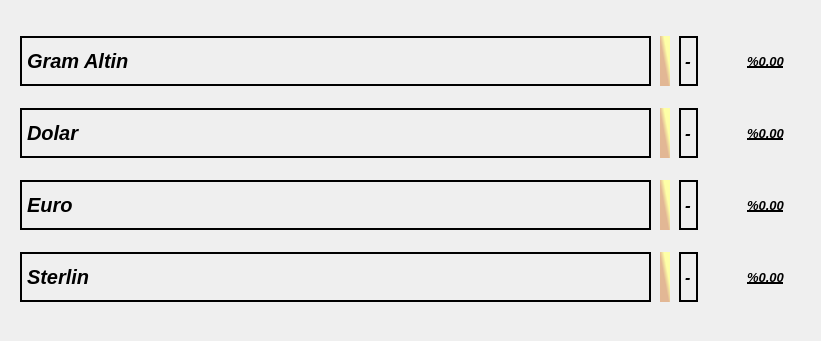
   <widget class="QWidget" name="GirisDegerler" native="true">
    <property name="geometry">
     <rect>
      <x>10</x>
      <y>460</y>
      <width>821</width>
      <height>341</height>
     </rect>
    </property>
    <property name="cursor">
     <cursorShape>CrossCursor</cursorShape>
    </property>
    <property name="styleSheet">
     <string notr="true">#GirisDegerler{
background-color: qlineargradient(spread:pad, x1:0.119, y1:0.504591, x2:1, y2:0, stop:0.25997 rgba(74, 209, 109, 255), stop:0.691285 rgba(44, 175, 250, 255));
border-radius: 35px
}</string>
    </property>
    <layout class="QGridLayout" name="gridLayout" rowstretch="0,0,0,0" columnstretch="5,0,0,0,0,0">
     <property name="sizeConstraint">
      <enum>QLayout::SetDefaultConstraint</enum>
     </property>
     <property name="leftMargin">
      <number>20</number>
     </property>
     <property name="topMargin">
      <number>20</number>
     </property>
     <property name="rightMargin">
      <number>20</number>
     </property>
     <property name="bottomMargin">
      <number>20</number>
     </property>
     <property name="horizontalSpacing">
      <number>9</number>
     </property>
     <item row="3" column="1">
      <widget class="QLabel" name="IconSterlin">
       <property name="maximumSize">
        <size>
         <width>50</width>
         <height>50</height>
        </size>
       </property>
       <property name="font">
        <font>
         <pointsize>12</pointsize>
         <weight>75</weight>
         <italic>true</italic>
         <bold>true</bold>
        </font>
       </property>
       <property name="styleSheet">
        <string notr="true">background-color: qlineargradient(spread:pad, x1:0.332, y1:0.732955, x2:0.770896, y2:0.33, stop:0.353234 rgba(226, 183, 149, 255), stop:0.915423 rgba(254, 255, 167, 255));
border-radius: 25px
</string>
       </property>
       <property name="frameShape">
        <enum>QFrame::NoFrame</enum>
       </property>
       <property name="frameShadow">
        <enum>QFrame::Plain</enum>
       </property>
       <property name="text">
        <string/>
       </property>
       <property name="pixmap">
        <pixmap resource="icons/icons.qrc">:/icons/Sterling.png</pixmap>
       </property>
       <property name="scaledContents">
        <bool>true</bool>
       </property>
      </widget>
     </item>
     <item row="2" column="2">
      <widget class="QLabel" name="label_Euro">
       <property name="font">
        <font>
         <pointsize>13</pointsize>
         <weight>75</weight>
         <italic>true</italic>
         <bold>true</bold>
        </font>
       </property>
       <property name="frameShape">
        <enum>QFrame::WinPanel</enum>
       </property>
       <property name="frameShadow">
        <enum>QFrame::Plain</enum>
       </property>
       <property name="text">
        <string>-</string>
       </property>
      </widget>
     </item>
     <item row="3" column="4">
      <widget class="QLabel" name="Sterlin_Degisim">
       <property name="font">
        <font>
         <pointsize>10</pointsize>
         <weight>75</weight>
         <italic>true</italic>
         <bold>true</bold>
         <underline>true</underline>
         <strikeout>false</strikeout>
        </font>
       </property>
       <property name="text">
        <string>%0.00</string>
       </property>
      </widget>
     </item>
     <item row="1" column="3">
      <spacer name="horizontalSpacer_2">
       <property name="orientation">
        <enum>Qt::Horizontal</enum>
       </property>
       <property name="sizeHint" stdset="0">
        <size>
         <width>40</width>
         <height>20</height>
        </size>
       </property>
      </spacer>
     </item>
     <item row="0" column="1">
      <widget class="QLabel" name="IconGramAltin">
       <property name="maximumSize">
        <size>
         <width>50</width>
         <height>50</height>
        </size>
       </property>
       <property name="sizeIncrement">
        <size>
         <width>0</width>
         <height>0</height>
        </size>
       </property>
       <property name="font">
        <font>
         <pointsize>12</pointsize>
         <weight>75</weight>
         <italic>true</italic>
         <bold>true</bold>
        </font>
       </property>
       <property name="styleSheet">
        <string notr="true">#IconGramAltin{
background-color: qlineargradient(spread:pad, x1:0.332, y1:0.732955, x2:0.770896, y2:0.33, stop:0.353234 rgba(226, 183, 149, 255), stop:0.915423 rgba(254, 255, 167, 255));
border-radius: 25px
}</string>
       </property>
       <property name="frameShape">
        <enum>QFrame::NoFrame</enum>
       </property>
       <property name="frameShadow">
        <enum>QFrame::Plain</enum>
       </property>
       <property name="text">
        <string/>
       </property>
       <property name="textFormat">
        <enum>Qt::RichText</enum>
       </property>
       <property name="pixmap">
        <pixmap resource="icons/icons.qrc">:/icons/Gold.png</pixmap>
       </property>
       <property name="scaledContents">
        <bool>true</bool>
       </property>
       <property name="wordWrap">
        <bool>false</bool>
       </property>
       <property name="margin">
        <number>0</number>
       </property>
       <property name="indent">
        <number>-1</number>
       </property>
       <property name="openExternalLinks">
        <bool>false</bool>
       </property>
      </widget>
     </item>
     <item row="0" column="3">
      <spacer name="horizontalSpacer">
       <property name="orientation">
        <enum>Qt::Horizontal</enum>
       </property>
       <property name="sizeHint" stdset="0">
        <size>
         <width>40</width>
         <height>20</height>
        </size>
       </property>
      </spacer>
     </item>
     <item row="0" column="5">
      <widget class="QLabel" name="Altin_Degisim_Icon">
       <property name="styleSheet">
        <string notr="true">image: url(:/icons/ArrowsUp .png);</string>
       </property>
       <property name="text">
        <string/>
       </property>
      </widget>
     </item>
     <item row="1" column="2">
      <widget class="QLabel" name="label_Dolar">
       <property name="font">
        <font>
         <pointsize>13</pointsize>
         <weight>75</weight>
         <italic>true</italic>
         <bold>true</bold>
        </font>
       </property>
       <property name="frameShape">
        <enum>QFrame::WinPanel</enum>
       </property>
       <property name="frameShadow">
        <enum>QFrame::Plain</enum>
       </property>
       <property name="text">
        <string>-</string>
       </property>
      </widget>
     </item>
     <item row="2" column="5">
      <widget class="QLabel" name="Euro_Degisim_Icon">
       <property name="text">
        <string/>
       </property>
      </widget>
     </item>
     <item row="1" column="5">
      <widget class="QLabel" name="Dolar_Degisim_Icon">
       <property name="text">
        <string/>
       </property>
      </widget>
     </item>
     <item row="2" column="4">
      <widget class="QLabel" name="Euro_Degisim">
       <property name="font">
        <font>
         <pointsize>10</pointsize>
         <weight>75</weight>
         <italic>true</italic>
         <bold>true</bold>
         <underline>true</underline>
         <strikeout>false</strikeout>
        </font>
       </property>
       <property name="text">
        <string>%0.00</string>
       </property>
      </widget>
     </item>
     <item row="3" column="5">
      <widget class="QLabel" name="Sterlin_Degisim_Icon">
       <property name="text">
        <string/>
       </property>
      </widget>
     </item>
     <item row="0" column="4">
      <widget class="QLabel" name="Altin_Degisim">
       <property name="font">
        <font>
         <pointsize>10</pointsize>
         <weight>75</weight>
         <italic>true</italic>
         <bold>true</bold>
         <underline>true</underline>
         <strikeout>false</strikeout>
        </font>
       </property>
       <property name="text">
        <string>%0.00</string>
       </property>
      </widget>
     </item>
     <item row="3" column="0">
      <widget class="QLabel" name="Sterlin">
       <property name="font">
        <font>
         <pointsize>15</pointsize>
         <weight>75</weight>
         <italic>true</italic>
         <bold>true</bold>
        </font>
       </property>
       <property name="frameShape">
        <enum>QFrame::WinPanel</enum>
       </property>
       <property name="frameShadow">
        <enum>QFrame::Plain</enum>
       </property>
       <property name="text">
        <string>Sterlin</string>
       </property>
      </widget>
     </item>
     <item row="1" column="4">
      <widget class="QLabel" name="Dolar_Degisim">
       <property name="font">
        <font>
         <pointsize>10</pointsize>
         <weight>75</weight>
         <italic>true</italic>
         <bold>true</bold>
         <underline>true</underline>
         <strikeout>false</strikeout>
        </font>
       </property>
       <property name="text">
        <string>%0.00</string>
       </property>
      </widget>
     </item>
     <item row="2" column="0">
      <widget class="QLabel" name="Euro">
       <property name="font">
        <font>
         <pointsize>15</pointsize>
         <weight>75</weight>
         <italic>true</italic>
         <bold>true</bold>
        </font>
       </property>
       <property name="frameShape">
        <enum>QFrame::WinPanel</enum>
       </property>
       <property name="frameShadow">
        <enum>QFrame::Plain</enum>
       </property>
       <property name="text">
        <string>Euro</string>
       </property>
      </widget>
     </item>
     <item row="2" column="1">
      <widget class="QLabel" name="IconEuro">
       <property name="maximumSize">
        <size>
         <width>50</width>
         <height>50</height>
        </size>
       </property>
       <property name="font">
        <font>
         <pointsize>12</pointsize>
         <weight>75</weight>
         <italic>true</italic>
         <bold>true</bold>
        </font>
       </property>
       <property name="styleSheet">
        <string notr="true">background-color: qlineargradient(spread:pad, x1:0.332, y1:0.732955, x2:0.770896, y2:0.33, stop:0.353234 rgba(226, 183, 149, 255), stop:0.915423 rgba(254, 255, 167, 255));
border-radius: 25px
</string>
       </property>
       <property name="frameShape">
        <enum>QFrame::NoFrame</enum>
       </property>
       <property name="frameShadow">
        <enum>QFrame::Plain</enum>
       </property>
       <property name="text">
        <string/>
       </property>
       <property name="pixmap">
        <pixmap resource="icons/icons.qrc">:/icons/Euro.png</pixmap>
       </property>
       <property name="scaledContents">
        <bool>true</bool>
       </property>
      </widget>
     </item>
     <item row="1" column="1">
      <widget class="QLabel" name="IconDolar">
       <property name="maximumSize">
        <size>
         <width>50</width>
         <height>50</height>
        </size>
       </property>
       <property name="font">
        <font>
         <pointsize>12</pointsize>
         <weight>75</weight>
         <italic>true</italic>
         <bold>true</bold>
        </font>
       </property>
       <property name="styleSheet">
        <string notr="true">
background-color: qlineargradient(spread:pad, x1:0.332, y1:0.732955, x2:0.770896, y2:0.33, stop:0.353234 rgba(226, 183, 149, 255), stop:0.915423 rgba(254, 255, 167, 255));
border-radius: 25px
</string>
       </property>
       <property name="frameShape">
        <enum>QFrame::NoFrame</enum>
       </property>
       <property name="frameShadow">
        <enum>QFrame::Plain</enum>
       </property>
       <property name="text">
        <string/>
       </property>
       <property name="pixmap">
        <pixmap resource="icons/icons.qrc">:/icons/Dolar.png</pixmap>
       </property>
       <property name="scaledContents">
        <bool>true</bool>
       </property>
      </widget>
     </item>
     <item row="3" column="2">
      <widget class="QLabel" name="label_Sterlin">
       <property name="font">
        <font>
         <pointsize>12</pointsize>
         <weight>75</weight>
         <italic>true</italic>
         <bold>true</bold>
        </font>
       </property>
       <property name="frameShape">
        <enum>QFrame::WinPanel</enum>
       </property>
       <property name="frameShadow">
        <enum>QFrame::Plain</enum>
       </property>
       <property name="text">
        <string>-</string>
       </property>
      </widget>
     </item>
     <item row="1" column="0">
      <widget class="QLabel" name="Dolar">
       <property name="font">
        <font>
         <pointsize>15</pointsize>
         <weight>75</weight>
         <italic>true</italic>
         <bold>true</bold>
        </font>
       </property>
       <property name="frameShape">
        <enum>QFrame::WinPanel</enum>
       </property>
       <property name="frameShadow">
        <enum>QFrame::Plain</enum>
       </property>
       <property name="text">
        <string>Dolar</string>
       </property>
      </widget>
     </item>
     <item row="0" column="0">
      <widget class="QLabel" name="GramAltin">
       <property name="font">
        <font>
         <pointsize>15</pointsize>
         <weight>75</weight>
         <italic>true</italic>
         <bold>true</bold>
         <stylestrategy>PreferDefault</stylestrategy>
        </font>
       </property>
       <property name="styleSheet">
        <string notr="true">border-color: rgb(255, 0, 0);</string>
       </property>
       <property name="frameShape">
        <enum>QFrame::WinPanel</enum>
       </property>
       <property name="frameShadow">
        <enum>QFrame::Plain</enum>
       </property>
       <property name="text">
        <string>Gram Altin</string>
       </property>
      </widget>
     </item>
     <item row="2" column="3">
      <spacer name="horizontalSpacer_3">
       <property name="orientation">
        <enum>Qt::Horizontal</enum>
       </property>
       <property name="sizeHint" stdset="0">
        <size>
         <width>40</width>
         <height>20</height>
        </size>
       </property>
      </spacer>
     </item>
     <item row="3" column="3">
      <spacer name="horizontalSpacer_4">
       <property name="orientation">
        <enum>Qt::Horizontal</enum>
       </property>
       <property name="sizeHint" stdset="0">
        <size>
         <width>40</width>
         <height>20</height>
        </size>
       </property>
      </spacer>
     </item>
     <item row="0" column="2">
      <widget class="QLabel" name="label_GramAltin">
       <property name="font">
        <font>
         <pointsize>13</pointsize>
         <weight>75</weight>
         <italic>true</italic>
         <bold>true</bold>
        </font>
       </property>
       <property name="frameShape">
        <enum>QFrame::WinPanel</enum>
       </property>
       <property name="frameShadow">
        <enum>QFrame::Plain</enum>
       </property>
       <property name="text">
        <string>-</string>
       </property>
      </widget>
     </item>
    </layout>
   </widget>
